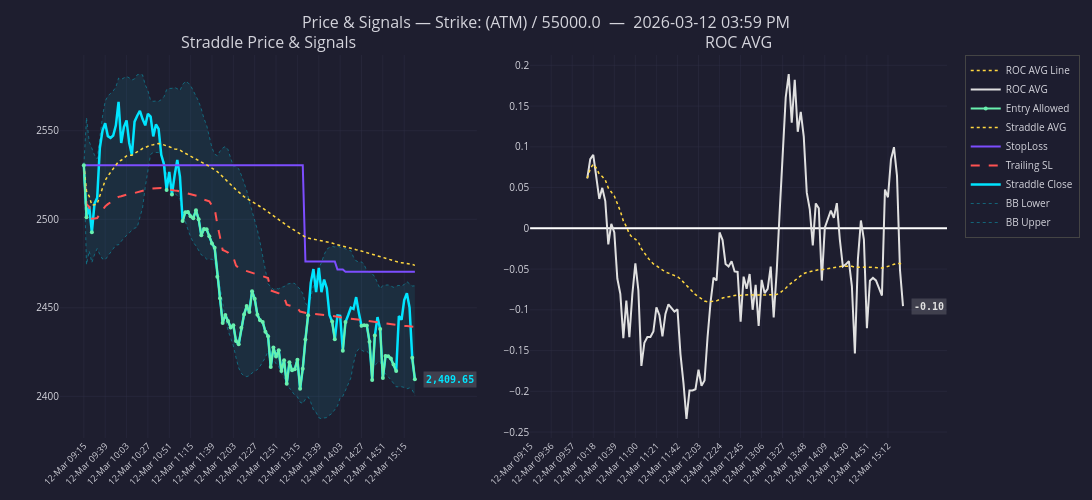
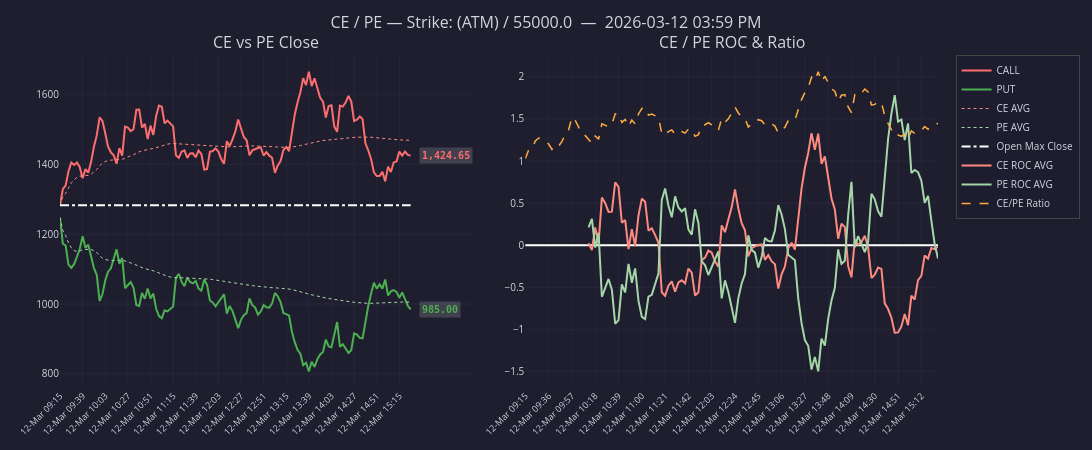
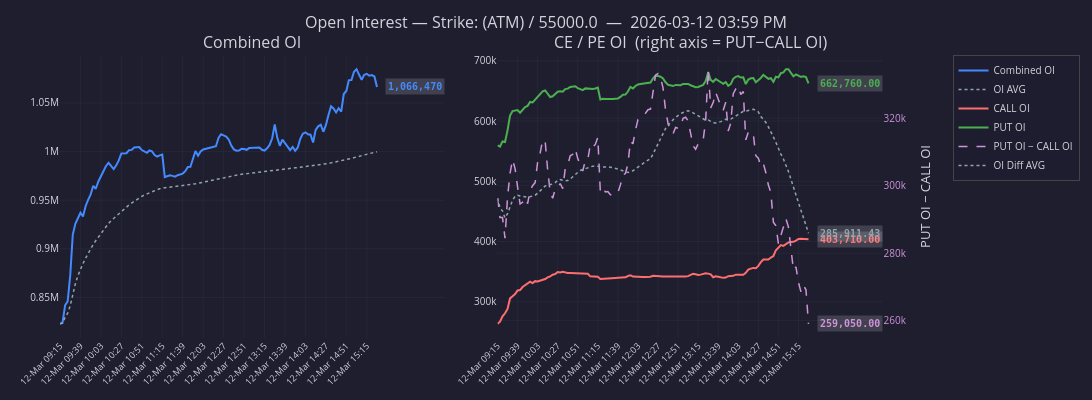
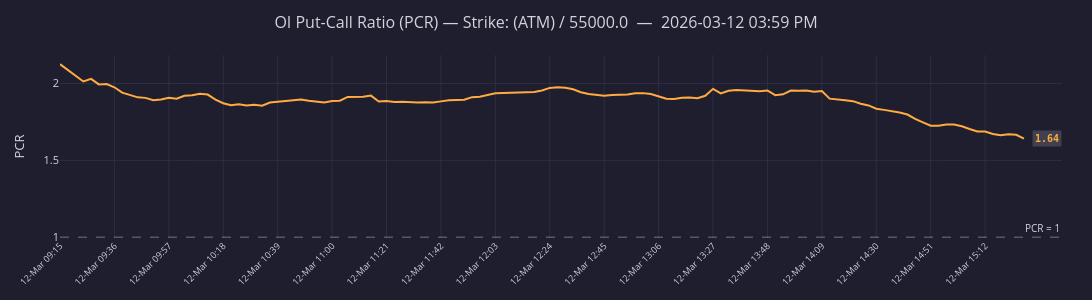

Here is the notebook cell these charts were saved with, in order:
### Code cell
# ── Step 5: Start auto-refreshing ENHANCED V3 charts ──────────────────────
# This cell blocks until END_HOUR:END_MINUTE or Kernel → Interrupt.
#
# Charts rendered each refresh:
#   Fig 1 — Price & Signals  (1×2: Straddle+BB+SL | ROC AVG + ROC Average Line)
#   Fig 2 — CE / PE panels   (1×2: CE/PE Close | CE/PE ROC+Ratio)  [straddle only]
#   Fig 3 — Open Interest    (1×2: Combined OI | CE/PE OI + PUT−CALL OI secondary Y)
#   Fig 4 — PCR              (standalone)
#   Fig 5 — Straddle Price / VWAP / OIWAP  +  PUT−CALL OI indicator pane
#   Fig 6 — OHLC Candlestick + Volume
from utils.enhanced_charts_v3 import run_enhanced_chart_loop_v3

run_enhanced_chart_loop_v3(
    spark                 = spark,
    options_df            = Banknifty_Options_DF,
    expiry                = bnf_expiries['current_week'],
    strike_level_name     = STRIKE_LEVEL_NAME,
    ce_or_pe              = CE_OR_PE,
    interval              = INTERVAL,
    num_days              = NUM_DAYS,
    is_latest_day         = IS_LATEST_DAY,
    loop_interval_minutes = LOOP_INTERVAL_MIN,
    end_hour              = END_HOUR,
    end_minute            = END_MINUTE,
)
